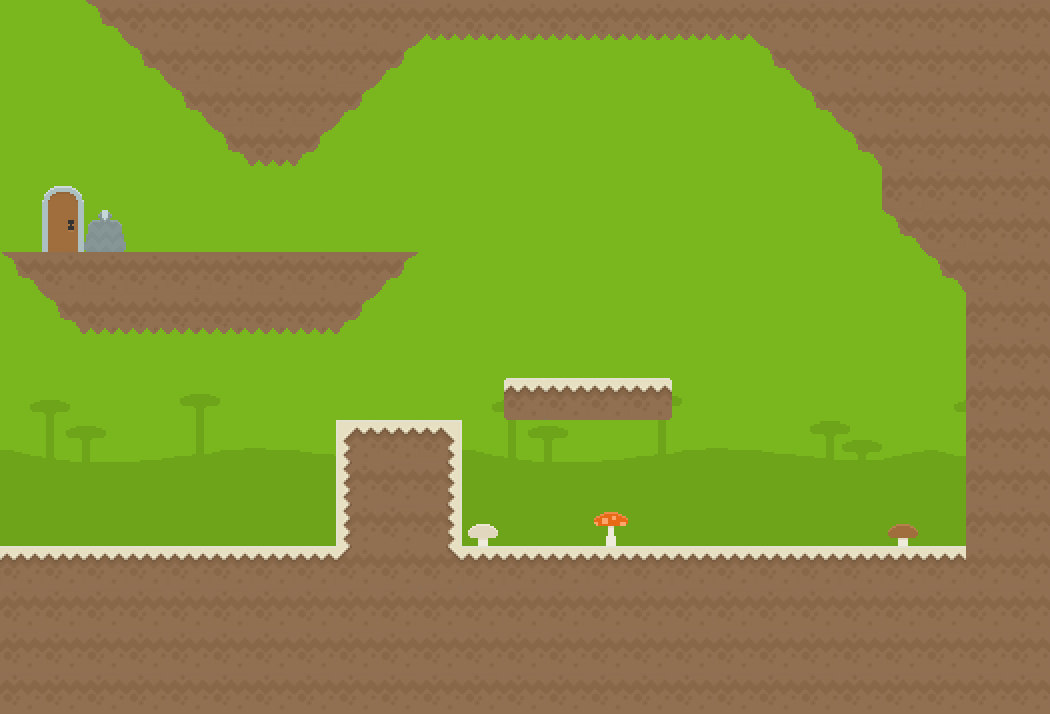

A level layout from a 2D game, rendered from its tile map. Below: a short description, then the map file with its tile-grid data intact:
An orthogonal 25x17 tile map with 42x42 px tiles, 2 tile layers (background, foreground) and 6 objects (3x box, player, diamond).

<map version="1.0" tiledversion="1.0.2" orientation="orthogonal" renderorder="right-down" width="25" height="17" tilewidth="42" tileheight="42" nextobjectid="19">
 <tileset firstgid="1" source="tileset.tsx" />
 <layer name="background" width="25" height="17">
  <data encoding="csv">
323,323,323,323,323,323,323,323,323,323,323,323,323,323,323,323,323,323,323,323,323,323,323,323,323,
323,323,323,323,323,323,323,323,323,323,323,323,323,323,323,323,323,323,323,323,323,323,323,323,323,
323,323,323,323,323,323,323,323,323,323,323,323,323,323,323,323,323,323,323,323,323,323,323,323,323,
323,323,323,323,323,323,323,323,323,323,323,323,323,323,323,323,323,323,323,323,323,323,323,323,323,
323,323,323,323,323,323,323,323,323,323,323,323,323,323,323,323,323,323,323,323,323,323,323,323,323,
323,323,323,323,323,323,323,323,323,323,323,323,323,323,323,323,323,323,323,323,323,323,323,323,323,
323,323,323,323,323,323,323,323,323,323,323,323,323,323,323,323,323,323,323,323,323,323,323,323,323,
323,323,323,323,323,323,323,323,323,323,323,323,323,323,323,323,323,323,323,323,323,323,323,323,323,
323,323,323,323,323,323,323,323,323,323,323,323,323,323,323,323,323,323,323,323,323,323,323,323,323,
320,321,322,323,324,325,326,327,328,329,330,320,321,322,323,324,325,326,327,328,329,330,320,321,322,
350,351,352,353,354,355,356,357,358,359,360,350,351,352,353,354,355,356,357,358,359,360,350,351,352,
380,381,382,383,384,385,386,387,388,389,390,380,381,382,383,384,385,386,387,388,389,390,380,381,382,
380,381,382,383,384,385,386,387,388,389,390,380,381,382,383,384,385,386,387,388,389,390,380,381,382,
381,381,381,381,381,381,381,381,381,381,381,381,381,381,381,381,381,381,381,381,381,381,381,381,381,
381,381,381,381,381,381,381,381,381,381,381,381,381,381,381,381,381,381,381,381,381,381,381,381,381,
381,381,381,381,381,381,381,381,381,381,381,381,381,381,381,381,381,381,381,381,381,381,381,381,381,
381,381,381,381,381,381,381,381,381,381,381,381,381,381,381,381,381,381,381,381,381,381,381,381,381
</data>
 </layer>
 <layer name="foreground" width="25" height="17">
  <data encoding="csv">
0,0,686,653,653,653,653,653,653,653,717,717,717,717,717,717,717,717,653,653,653,653,653,653,653,
0,0,0,686,687,687,653,653,687,685,0,0,0,0,0,0,0,0,686,653,653,653,653,653,653,
0,0,0,0,686,687,687,687,685,0,0,0,0,0,0,0,0,0,0,686,653,653,653,653,653,
0,0,0,0,0,686,717,685,0,0,0,0,0,0,0,0,0,0,0,0,686,653,653,653,653,
0,167,0,0,0,0,0,0,0,0,0,0,0,0,0,0,0,0,0,0,0,687,653,653,653,
0,168,73,0,0,0,0,0,0,0,0,0,0,0,0,0,0,0,0,0,0,686,687,653,653,
686,687,687,687,687,687,687,687,687,685,0,0,0,0,0,0,0,0,0,0,0,0,686,687,653,
0,686,717,717,717,717,717,717,685,0,0,0,0,0,0,0,0,0,0,0,0,0,0,653,653,
0,0,0,0,0,0,0,0,0,0,0,0,0,0,0,0,0,0,0,0,0,0,0,653,653,
0,0,0,0,0,0,0,0,0,0,0,0,620,621,621,622,0,0,0,0,0,0,0,653,653,
0,0,0,0,0,0,0,0,679,621,680,0,0,0,0,0,0,0,0,0,0,0,0,653,653,
0,0,0,0,0,0,0,0,683,653,684,0,0,0,0,0,0,0,0,0,0,0,0,653,653,
0,0,0,0,0,0,0,0,683,653,684,458,0,0,459,0,0,0,0,0,0,456,0,653,653,
621,621,621,621,621,621,621,621,681,714,682,621,621,621,621,621,621,621,621,621,621,621,621,653,653,
653,653,653,653,653,653,653,653,653,653,653,653,653,653,653,653,653,653,653,653,653,653,653,653,653,
653,653,653,653,653,653,653,653,653,653,653,653,653,653,653,653,653,653,653,653,653,653,653,653,653,
653,653,653,653,653,653,653,653,653,653,653,653,653,653,653,653,653,653,653,653,653,653,653,653,653
</data>
 </layer>
 <objectgroup name="objects">
  <object id="1" x="1152" y="790" />
  <object id="2" name="player" type="player" x="178" y="485" width="44" height="48" />
  <object id="13" name="box" type="box" x="219.001" y="205.334" width="40" height="41.3333" />
  <object id="14" name="box" type="box" x="371.727" y="210.318" width="40" height="41.3333" />
  <object id="16" name="box" type="box" x="331.08" y="210.364" width="40" height="41.3333" />
  <object id="17" name="diamond" x="142" y="153" width="34" height="35" />
 </objectgroup>
</map>
